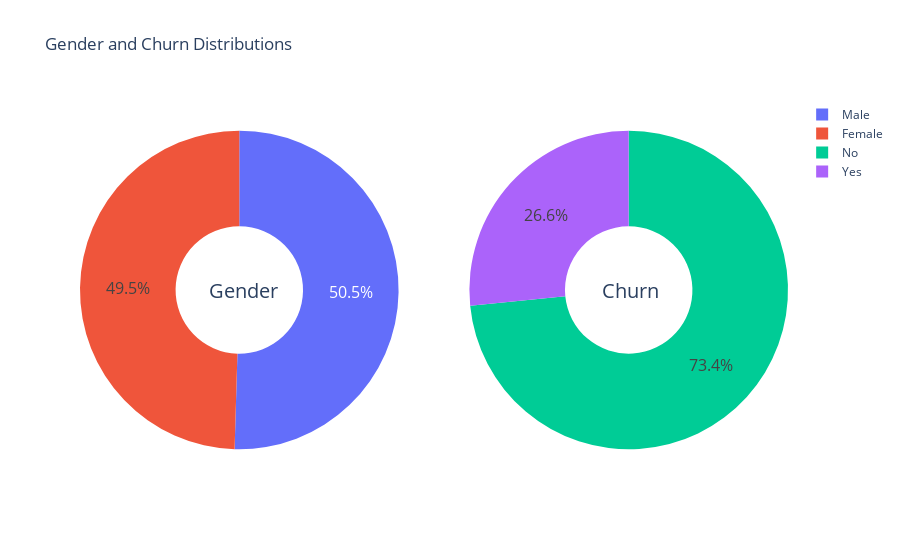

Here is the notebook cell this chart was saved with:
### Code cell
g_labels = ['Male', 'Female']
c_labels = ['No', 'Yes']
# Create subplots: use 'domain' type for Pie subplot
fig = make_subplots(rows=1, cols=2, specs=[[{'type':'domain'}, {'type':'domain'}]])
fig.add_trace(go.Pie(labels=g_labels, values=df['gender'].value_counts(), name="Gender"),
              1, 1)
fig.add_trace(go.Pie(labels=c_labels, values=df['Churn'].value_counts(), name="Churn"),
              1, 2)

# Use `hole` to create a donut-like pie chart
fig.update_traces(hole=.4, hoverinfo="label+percent+name", textfont_size=16)

fig.update_layout(
    title_text="Gender and Churn Distributions",
    # Add annotations in the center of the donut pies.
    annotations=[dict(text='Gender', x=0.18, y=0.5, font_size=20, showarrow=False),
                 dict(text='Churn', x=0.82, y=0.5, font_size=20, showarrow=False)])
fig.show()

### Figure 1 — Plotly figure (JSON) as saved in the notebook; plotly's stock layout.template omitted (floating-point values rounded to 4 significant figures)
{"data": [{"domain": {"x": [0, 0.45], "y": [0, 1]}, "hole": 0.4, "hoverinfo": "label+percent+name", "labels": ["Male", "Female"], "name": "Gender", "textfont": {"size": 16}, "type": "pie", "values": [3549, 3483]}, {"domain": {"x": [0.55, 1], "y": [0, 1]}, "hole": 0.4, "hoverinfo": "label+percent+name", "labels": ["No", "Yes"], "name": "Churn", "textfont": {"size": 16}, "type": "pie", "values": [5163, 1869]}], "layout": {"annotations": [{"font": {"size": 20}, "showarrow": false, "text": "Gender", "x": 0.18, "y": 0.5}, {"font": {"size": 20}, "showarrow": false, "text": "Churn", "x": 0.82, "y": 0.5}], "title": {"text": "Gender and Churn Distributions"}}}
